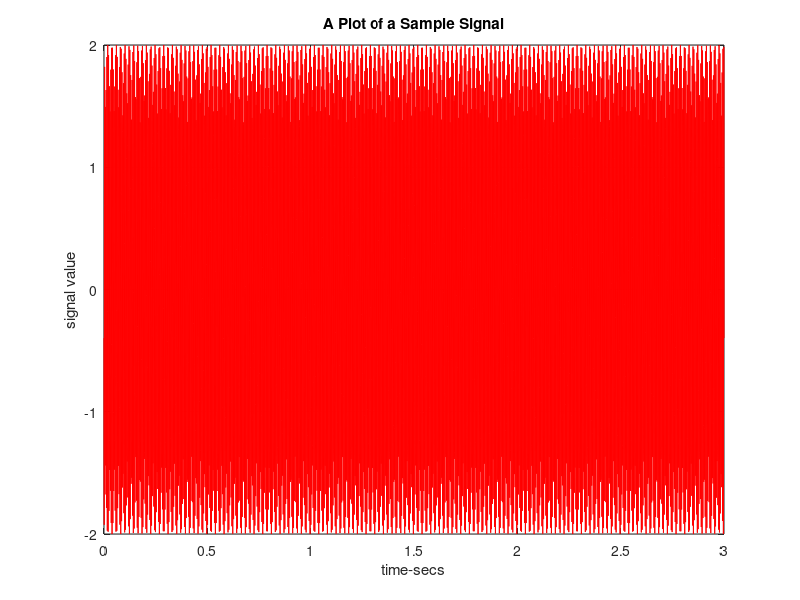

Write the MATLAB code that produced this figure.
clear
clf reset

Fs = 1000 % sampling frequency in Hz
f = 262 % tone frequency Hz
T = 3 % duration of signal
t = 0:1/Fs:T % time axis vector of sample times
Amp = -2 % amplitude of tone
ph = .2 % phase of tone
x = Amp * sin((2*pi*f*t)+ph) % the vector of signal values
N = 300 % no. of samples to be plotted

plot(t,x,'r')
grid
xlabel('time-secs')
ylabel('signal value')
title('A Plot of a Sample Signal')
sound(x,Fs) % play the signal